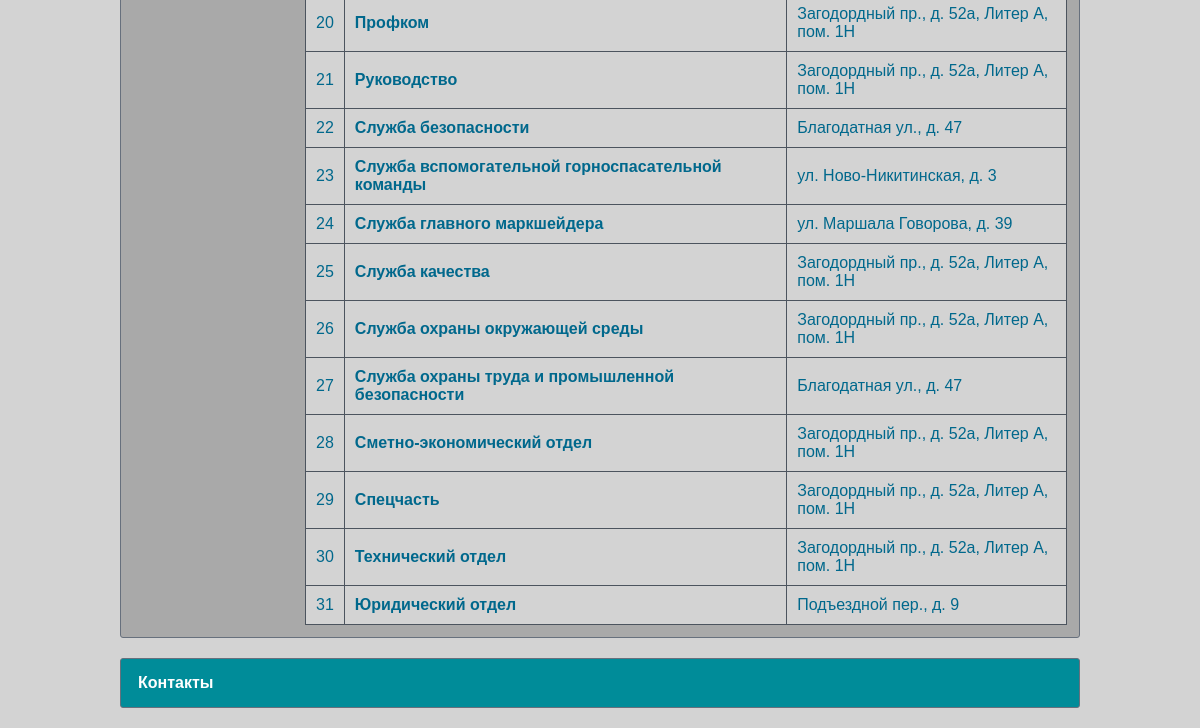
/departments/ (lower part), run on an earlier commit of the app's database.
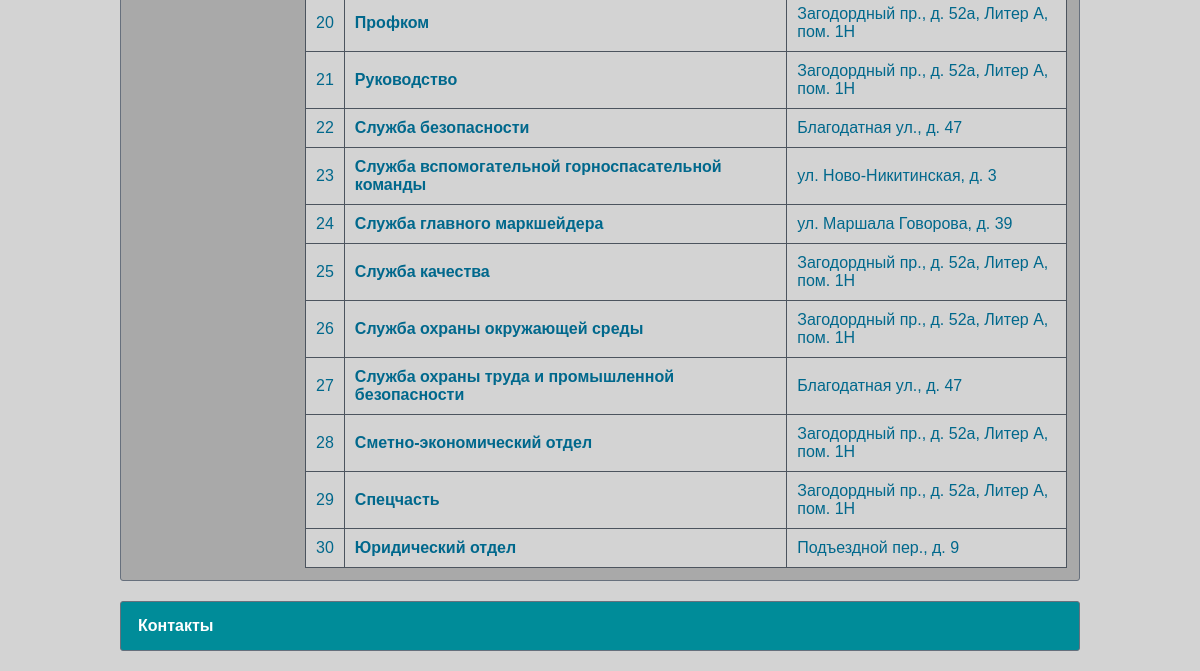
And on a later commit of the database.
### catalog/models.py (models this page shows, shortened)
class Department(models.Model):
    name = models.TextField(max_length=150, verbose_name="Наименование отдела/подзразделения")
    short_name = models.CharField(max_length=50, verbose_name="Сокращенное название", null=True, blank=True)
    adress = models.ForeignKey('AdressDepartment', on_delete=models.SET_NULL, verbose_name="Местонахождение", null=True, blank=True)
    priority = models.IntegerField(verbose_name="Приоритет", null=False, blank=False, default=1)
    class Meta:
        ordering = ["priority"]
    def get_absolute_url(self):
        return reverse('department-detail', args=[str(self.id)])

class AdressDepartment(models.Model):
    street = models.CharField(max_length=30, verbose_name="Улица")
    building = models.CharField(max_length=10, verbose_name="Дом/Строение")
    letter = models.CharField(max_length=20, verbose_name="Корпус/Литера", null=True, blank=True)
    room = models.CharField(max_length=20, verbose_name="Помещение", null=True, blank=True)
    class Meta:
        ordering = ["street"]
    def __str__(self):
        full_adress = self.street + ", " + self.building
        if self.letter:
            full_adress += ", " + self.letter
        if self.room:
            full_adress += ", " + self.room
        return full_adress

### catalog/views.py (the view)
# urls.py: path('departments/', DepartmentsView.as_view(), name='department'),
class DepartmentsView(View):
    def get(self, request):
        departments = Department.objects.all().order_by('name')
        context = {"departments": departments}
        return render(request, 'catalog/departments.html', context)

### templates/catalog/departments.html (shortened to what this page needs)
{% extends "catalog/base.html" %}
{% load static %}
{% block content %}
        <table class="bordered">
            <tbody>
            {% for department in departments %}
                <tr>
                    <td align="center" width="5%">{{ forloop.counter }}</td>
                    <td style="text-align: left">
                        <b><a href="{{ department.get_absolute_url }}">{{ department.name }}</a></b>
                    </td>
                    <td>{{ department.adress|default_if_none:"Не указан" }}</td>
                </tr>
            {% endfor %}
            </tbody>
        </table>
{% endblock %}

What changed in the data, as far as the page shows it:
removed Department: name "Технический отдел", adress "Загодордный пр., д. 52а, Литер А, пом. 1Н"
